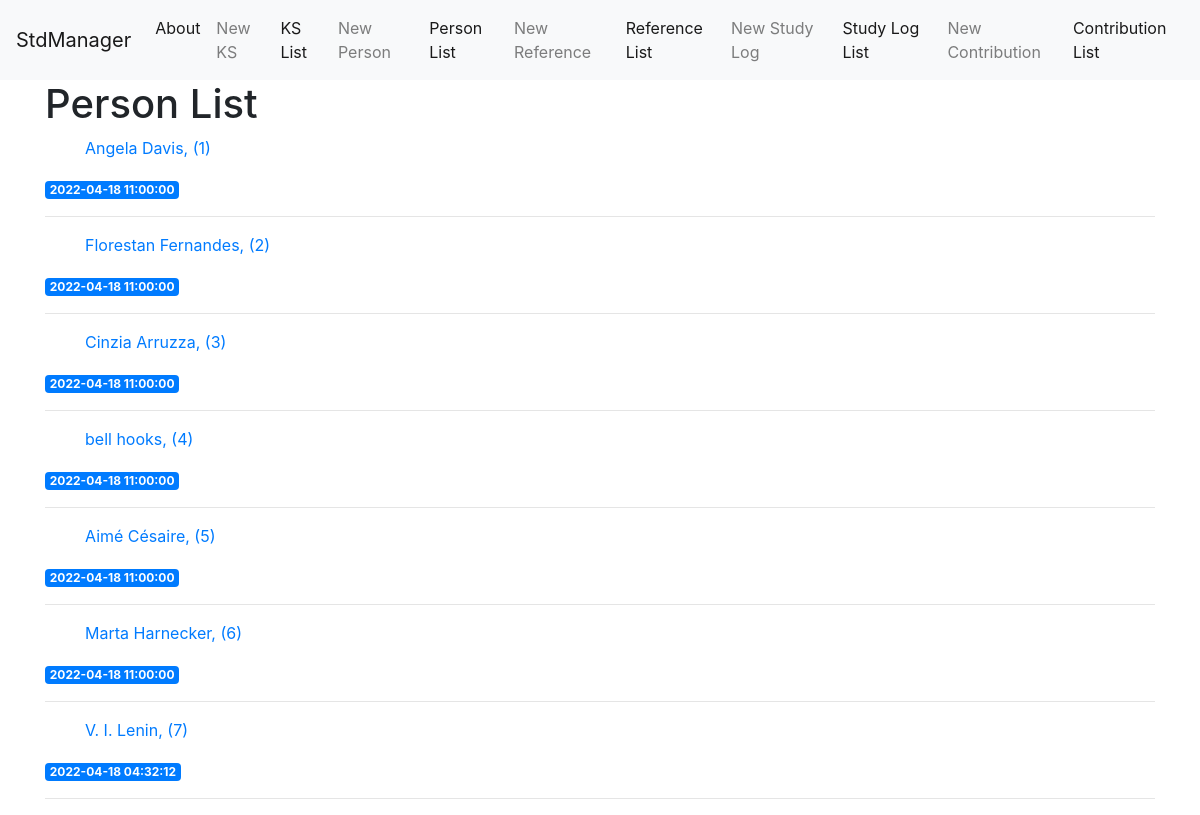
Before: /person-list with the older database file.
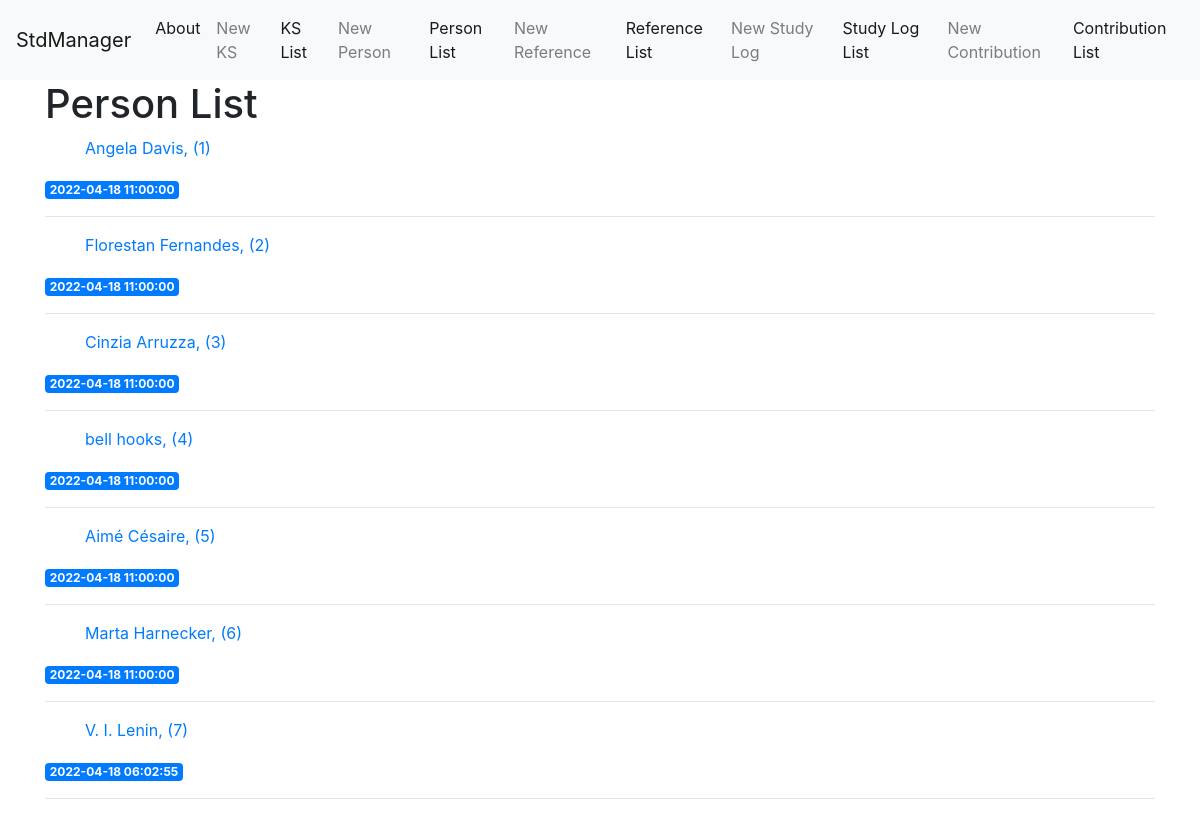
After: the same page with the newer database file.
### tables this page shows
CREATE TABLE person (
	person_id INTEGER PRIMARY KEY AUTOINCREMENT,
	person_created_at TIMESTAMP NOT NULL DEFAULT CURRENT_TIMESTAMP,
	person_name TEXT NOT NULL
);

### app.py (the view)
@app.route('/person-list')
def person_list():
    conn = get_db_connection()
    person = conn.execute('SELECT * FROM person').fetchall()
    conn.close()
    return render_template('person_list.html', person=person)

### app.py (called while the page is built)
def get_db_connection():
    conn = sqlite3.connect('database.db')
    conn.row_factory = sqlite3.Row
    return conn

### templates/person_list.html
{% extends 'base.html' %}
{% block content %}
    <h1>{% block title %} Person List {% endblock %}</h1>
    {% for p in person %}
        <a href="#">
            <ul>{{ p['person_name'] }}, ({{ p['person_id'] }})</ul>
        </a>
        <span class="badge badge-primary">{{ p['person_created_at'] }}</span>
        <hr>
    {% endfor %}
{% endblock %}

Changed rows visible on the page:
changed person "V. I. Lenin": person_created_at "2022-04-18 04:32:12" → "2022-04-18 06:02:55"
